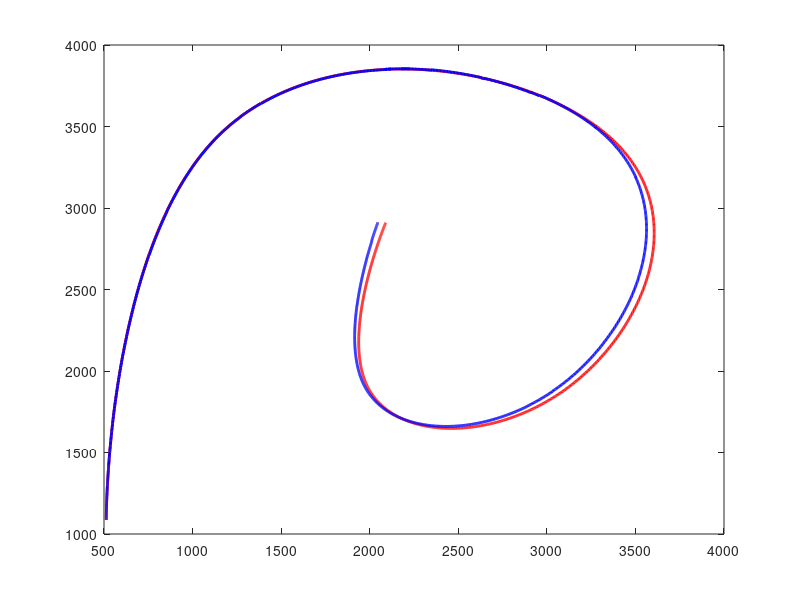

Here is the MATLAB script that generated this plot: (Note: this script raises an error after producing the figure.)
% A script to display the results of the last execution of MagnetLoc.
% MagnetLoc stores its results in 'log.txt' and the meaningful input data
% in inputLog.mat (among which robot parameters and noise variances).
% Graphs displayed:
% Figure 1: 
%   - The path calculated by odometry only (red).
%   - The path estimated by the Kalman filter (blue).
%   - The real path (green).
%   - The locations of the magnets which have been detected (black dots).
%   - The estimated locations of the detected line in absolute frame
%       using the measurement (that's variable oMeasMagnet in the program).
% Figure 2: 
%   - Speed and rotation speed, as estimated using the encoders.
% Figure 3: 
%   - Estimated error standard deviations (extracted directly from
%       the diagonal of P, hence in absolute frame.
% Figure 4: 
%   - Estimated error standard deviations in robot frame.
% Figure 5: 
%   - Mahalanobis distances calculated with the line closest to 
%       the measurement point (candidate line) in blue.
%   - Mahalanobis distances calculated with the four nearest neighbor 
%       lines of candidate line (2 with the same orientatin and 2 with a different orientation )in red.
%   - Mahalanobis distance threshold used in the program (black line).
% Figure 6: 
%   - Estimated x, y, theta as functions of time.
% Figure 7:
%   - Number of sensor on a line at each time instant.
% Figure 8:
%   - Raw sensor measurements as a function of the curvilinear abscissa
%       (distance traveled by point M). The vertical axis represents the
%       state of each sensor. A vertical line indicates a closed 
%       sensor (a sensor which detects a line).
%   - You may comment out this graph when you don't need it anymore 
%       (when you're done estimating the measurement noise).


% Load the inputs to the problem (robot charateristics + tuning +
% speed and rotation speed + measurements. They have been saved by
% MagnetLoc in inputLog.mat.

if ~exist('inputLog.mat','file')
    disp('File inputLog.mat not found. Did you run MagnetLoc first?');
    return
end
if ~exist('log.txt','file')
    disp('File log.txt not found. Did you run MagnetLoc first?');
    return
end

load inputLog ...
     nbSensors samplingPeriod xSpacing ySpacing  ...
     sensorState Qgamma mahaThreshold

 
% Load the results calculated by MagnetLoc, logged in log.txt.
fid = fopen('log.txt','r');
firstline = fgetl(fid) ;
numvars = numel(strread(firstline,'%s')); % #ok<DSTRRD>
fgetl(fid); %<-- Skip the second line
data = textscan(fid,repmat('%f',1,numvars)); % #ok<NASGU>
% The "unused variable" warning has been suppressed: variable "data" is
% used in the "eval" instruction, but code analyzer does not see it.

% Next instruction sets all variables whose name are on the first line
% of the file, here calcPhase, t, x, y, theta, P11...P33, U1, U2, Y1, Y2.
eval(['[' strrep(firstline,' ',',') '] = deal(data{:});']) ;
fclose(fid);

% Prepare vectors and matrices
nbRes = length(t) ;
nbPeriods = sum(calcPhase==1) ;
U    = zeros(2,nbPeriods) ;
Xodo = zeros(3,nbPeriods+1) ;

% Reconstruct the inputs. Suppress lines that are non prediction, since 
% their values have been set to zero conventionally in the logs.
% Keeping those would be impractical when displaying velocities.
U(1,:) = U1(find(calcPhase==1)) ;
U(2,:) = U2(find(calcPhase==1)) ;
tOdo = t(find(calcPhase==1));

% Calculate the measured positions of the magnets in the absolute frame
% and the magnets closest to these measured positions for display. 
% Do this only when calcPhase = 2 (measurement).
nbMeasurementPhases = sum(calcPhase==2) ;
estLinePos   = zeros(2,nbMeasurementPhases) ;
exactLinePos = zeros(2,nbMeasurementPhases) ;
j = 0 ;
for i = 1 : nbRes 
    if calcPhase(i) == 2
        j = j+1 ;
        oTm = [ cos(theta(i)) , -sin(theta(i)) , x(i) ;
                sin(theta(i)) ,  cos(theta(i)) , y(i) ;
                      0       ,        0       ,  1   ] ;
        oEstimatedMagnet = oTm * [ y1(i) ; y2(i) ; 1 ] ;
        
        oEstimatedSensorNormalized=oEstimatedMagnet./[xSpacing;ySpacing;1];
        oEstimatedSensorNormalized=mod(oEstimatedSensorNormalized,[1,1,1]);
        if oEstimatedSensorNormalized(1)>0.5
            oEstimatedSensorNormalized(1)=1-oEstimatedSensorNormalized(1);
        end
        if oEstimatedSensorNormalized(2) >0.5
            oEstimatedSensorNormalized(2)=1-oEstimatedSensorNormalized(2);
        end
            
         if oEstimatedSensorNormalized(1)<oEstimatedSensorNormalized(2) %une verticale est plus proche qu'une horizontale 
            oExactMagnetPos  = round( oEstimatedMagnet ./ [xSpacing ; 1 ; 1] ) .* [xSpacing ; 1 ; 1] ;
         else 
            oExactMagnetPos  = round( oEstimatedMagnet ./ [1 ; ySpacing ; 1] ) .* [1 ; ySpacing ; 1] ;
         end
          
        estLinePos(:,j)   = oEstimatedMagnet(1:2) ;
        exactLinePos(:,j) = oExactMagnetPos(1:2)  ;
    end
end

% Compute odometry only estimated path
Xodo(:,1) = [x(1) ; y(1) ; theta(1)] ;
for i = 1 : nbPeriods
    Xodo(:,i+1) = Xodo(:,i) + ...
        [ U(1,i)*cos(Xodo(3,i)) ;
          U(1,i)*sin(Xodo(3,i)) ;
          U(2,i) ] ;
end
travDistance = zeros(1,nbPeriods) ;
for i = 2 : nbPeriods
    travDistance(i) = travDistance(i-1) + U(1,i) ;
end

% Plot robot path, Kalman filter estimation and odometry only estimation

figure; 
plot( Xodo(1,:), Xodo(2,:) , 'r' , 'LineWidth', 2 ) ;
hold on ;
plot( x,y , 'b' , 'LineWidth', 2 ) ;
hold on ;
plot( xreal,yreal , 'k' , 'LineWidth', 1 ) ;
zoom on ; grid on; axis('equal');
title('Real path (black), estimated path EKF (blue) and odometry (red)');
xlabel('x (mm)');
ylabel('y (mm)');

% On top of the path, indicate estimated and real magnet positions.

hold on;
plot( estLinePos(1,:), estLinePos(2,:) , 'gx' ) ;
hold on;
plot( exactLinePos(1,:), exactLinePos(2,:) , 'kx' ) ;
hold on
for i = 1 : length(exactLinePos(1,:))
    if mod(exactLinePos(1,i),xSpacing)==0
        plot( ones(1,5000)*exactLinePos(1,i),linspace(0,5000,5000) , 'k--' , 'LineWidth', 0.3 );
    else
        plot(linspace(0,5000,5000),ones(1,5000)*exactLinePos(2,i) , 'k--' , 'LineWidth', 0.3 );
    end
end

% Plot odometry-estimated speed and rotation speed

figure; 
subplot(2,1,1);
plot( tOdo,U(1,:)/samplingPeriod , 'LineWidth',2 );
xlabel('t (s)');
ylabel('v (mm/s)');
title('Odometry-estimated speed');
zoom on ; grid on;
subplot(2,1,2);
plot( tOdo,U(2,:)*180/pi/samplingPeriod , 'LineWidth',2 );
xlabel('t (s)')
ylabel('w (deg/s)' , 'LineWidth',2 );
title('Odometry-estimated rotation speed');
zoom on ; grid on;


% Plot estimated variances in absolute reference frame

sigx     = sqrt(P11) ;
sigy     = sqrt(P22) ;
sigtheta = sqrt(P33) ;
tRes = t( find(calcPhase==3) ) ;
figure;
subplot(3,1,1);
maximum = max(sigx) ;
for k=1:numel(tRes) 
    line([tRes(k) tRes(k)],[0 maximum],'Color','g','LineStyle',':' ,...
       'LineWidth',2 );      
end
hold on ;
plot( t,sigx , 'LineWidth',2 );
xlabel('t (s)') ;
ylabel('sigma_x (mm)') ;
title('Estimated standard deviations in absolute ref. frame');
title('Est. std dev. in abs. ref. frame');
zoom on ; grid on;
set(gca,'FontSize',14)
subplot(3,1,2);
maximum = max(sigy) ;
for k=1:numel(tRes) 
   line([tRes(k) tRes(k)],[0 maximum],'Color','g','LineStyle',':' , ...
       'LineWidth',2 );      
end
hold on ;
plot( t,sigy , 'LineWidth',2 );
xlabel('t (s)') ;
ylabel('sigma_y (mm)');
zoom on ; grid on;
subplot(3,1,3);
maximum = max(sigtheta*180/pi) ;
for k=1:numel(tRes) 
   line([tRes(k) tRes(k)],[0 maximum],'Color','g','LineStyle',':' ,...
       'LineWidth',2 );      
end
hold on ;
plot( t,sigtheta*180/pi , 'LineWidth',2 );
xlabel('t (s)') ;
ylabel('sigma_{theta} (deg.)');
zoom on ; grid on;

% Calculate covariance matrix in frame Rm
msigx     = zeros(1,length(t)) ;
msigy     = zeros(1,length(t)) ;
msigtheta = zeros(1,length(t)) ;
for i = 1 : length(t)
    m_Omega_o = [  cos(theta(i))  , -sin(theta(i))  ,  0  ; %changement de signe des sin 
                   sin(theta(i))  ,  cos(theta(i))  ,  0  ;
                        0         ,       0         ,  1  ] ;
    oP = [ P11(i)  ,  P12(i)  ,  P13(i)  ;
           P12(i)  ,  P22(i)  ,  P23(i)  ;
           P13(i)  ,  P23(i)  ,  P33(i)  ] ;
    mP = m_Omega_o * oP * m_Omega_o.' ;
    msigx(i)     = sqrt( mP(1,1) )   ;
    msigy(i)     = sqrt( mP(2,2) )   ;
    msigtheta(i) = sqrt( mP(3,3) )   ;
end

% Plot variances in robot frame.

figure;
subplot(3,1,1);
maximum = max(msigx) ;
for k=1:numel(tRes) 
   line([tRes(k) tRes(k)],[0 maximum],'Color','g','LineStyle',':' ,...
       'LineWidth',2 );      
end
hold on ;
plot( t,msigx , 'LineWidth',2 );
xlabel('t (s)') ;
ylabel('sigma_x (mm)');
title('Estimated standard deviations in robot frame');
zoom on ; grid on;
subplot(3,1,2);
maximum = max(msigy) ;
for k=1:numel(tRes) 
   line([tRes(k) tRes(k)],[0 maximum],'Color','g','LineStyle',':' , ...
       'LineWidth',2 );      
end
hold on ;
plot( t,msigy , 'LineWidth',2 );
xlabel('t (s)') ;
ylabel('sigma_y (mm)');
zoom on ; grid on;
subplot(3,1,3);
maximum = max(msigtheta*180/pi) ;
for k=1:numel(tRes) 
   line([tRes(k) tRes(k)],[0 maximum],'Color','g','LineStyle',':' ,...
       'LineWidth',2 );      
end
hold on ;
plot( t,msigtheta*180/pi , 'LineWidth',2 );
xlabel('t (s)') ;
ylabel('sigma_{theta} (deg.)');
zoom on ; grid on;

% Calculate Mahalanobis distances, including for lines that are the 
% closest neighbors of the line closest to measurement point.   

tLineDetection = zeros(1,sum(calcPhase==2)) ;
dMahaAll = zeros(5,sum(calcPhase==2)) ;
j = 0 ;
for i = 1 : length(t) 
    
    if calcPhase(i) ~= 2 
        continue ;  % Not a measurement phase
    end
     
    j = j+1 ;
    tLineDetection(j) = t(i) ;
    
    % Calculate homogeneous transform of the robot with respect to the world frame
    oTm = [ cos(theta(i)) , -sin(theta(i)) , x(i)  ;
            sin(theta(i)) ,  cos(theta(i)) , y(i)  ;
                  0       ,        0       ,  1    ] ;
    
    % Measurement vector in homogeneous coordinates for calculations.  The
    % measurement vector hould be a scalar
    mMeasSensor = [ y1(i) ; y2(i) ; 1 ] ;
    
    % Corresponding position in absolute frame
    oMeasSensor = oTm * mMeasSensor ;
    
    % Which actual line is closest to the estimated position?
    oMeasSensorNormalized=oMeasSensor./[xSpacing;ySpacing;1];
    oMeasSensorNormalized=mod(oMeasSensorNormalized,[1,1,1]);
    if oMeasSensorNormalized(1)>0.5
        oMeasSensorNormalized(1)=1-oMeasSensorNormalized(1);
    end
    if oMeasSensorNormalized(2) >0.5
        oMeasSensorNormalized(2)=1-oMeasSensorNormalized(2);
    end

     if oMeasSensorNormalized(1)<oMeasSensorNormalized(2) %une verticale est plus proche qu'une horizontale 
        oRealSensor  = round( oMeasSensor ./ [xSpacing ; 1 ; 1] ) .* [xSpacing ; 1 ; 1] ;
            
        % The position of the real magnet in robot frame
        mRealMagnet = oTm \ oRealSensor ; % That's inv(oTm)*oRealMagnet
        
        %Measuerment vector
        Y=mMeasSensor(1:2); %we need both coordinates because even if candidate line is vertical, neighbor line could be vertical or horizontal
        % The expected measurement are the two coordinates of the real
        % magnet in the robot frame.
        Yhat = mRealSensor(1) ;
        C = [ 1 0 -mMeasSensor(1)*sin(theta(i))-mMeasSensor(2)*cos(theta(i))];

        innov = Y(1) - Yhat ;
        P = [ P11(i)  ,  P12(i)  ,  P13(i)  ;
              P12(i)  ,  P22(i)  ,  P23(i)  ;
              P13(i)  ,  P23(i)  ,  P33(i)  ] ;
        dMaha = abs(innov) * sqrt( 1 / ( C*P*C.' + QgammaX) ); 

        dMahaAll(1,j)       = dMaha            ;
        estLinePos(:,j)   = oMeasSensor(1:2) ;
        exactLinePos(:,j) = oRealSensor(1:2) ;

        % Offset vectors to generate the neighbors, in homogeneous coordinates.

        deltas = [ xSpacing  -xSpacing      0           0       ;
                      0          0       ceil(y(i)/ySpacing)*ySpacing-y(i)   -floor(y(i)/ySpacing)*ySpacing+y(i)   ;
                      0          0          0           0       ] ;

        for neighborIndex = 1 : 4
            oPneighbor = oRealSensor + deltas(:,neighborIndex) ;

            % The position of the line in robot frame is the expected measurement
            if neighborIndex<=2 % vertical neighbors
                YhatNeighbor = oTm \ oPneighbor ; % That's inv(oTm)*oPneighbor
                CNeighbor = [ 1 0 -mMeasSensor(1)*sin(theta(i))-mMeasSensor(2)*cos(theta(i))];
                innovNeighbor = Y(1) - YhatNeighbor(1) ;    % Not in homogeneous coordinates.
                dMahaNeighbor = abs(innovNeighbor) * sqrt( 1 / ( CNeighbor*P*CNeighbor.' + QgammaX) ) ;
                dMahaAll(neighborIndex+1,j) = dMahaNeighbor ;
                
            else %horizontal neighbors
                YhatNeighbor = oTm \ oPneighbor ; % That's inv(oTm)*oPneighbor
                CNeighbor = [ 0 1 mMeasSensor(1)*cos(theta(i))-mMeasSensor(2)*sin(theta(i))];
                innovNeighbor = Y(2) - YhatNeighbor(2) ;    % Not in homogeneous coordinates.
                dMahaNeighbor = abs(innovNeighbor) * sqrt( 1 / ( CNeighbor*P*CNeighbor.' + QgammaY) ) ;
                dMahaAll(neighborIndex+1,j) = dMahaNeighbor ;
            end
        end
        
     else %closest is horizontal
        oRealSensor  = round( oMeasSensor ./ [ySpacing ; 1 ; 1] ) .* [ySpacing ; 1 ; 1] ;
            
        % The position of the real magnet in robot frame
        mRealMagnet = oTm \ oRealSensor ; % That's inv(oTm)*oRealMagnet
        
        %Measuerment vector
        Y=mMeasSensor(1:2); %we need both coordinates because even if candidate line is vertical, neighbor line could be vertical or horizontal
        % The expected measurement are the two coordinates of the real
        % magnet in the robot frame.
        Yhat = mRealSensor(2) ;
        C = [ 0 1 mMeasSensor(1)*cos(theta(i))-mMeasSensor(2)*sin(theta(i))];

        innov = Y(2) - Yhat ;
        P = [ P11(i)  ,  P12(i)  ,  P13(i)  ;
              P12(i)  ,  P22(i)  ,  P23(i)  ;
              P13(i)  ,  P23(i)  ,  P33(i)  ] ;
        dMaha = abs(innov) * sqrt( 1 / ( C*P*C.' + QgammaY) ) ;

        dMahaAll(1,j)       = dMaha            ;
        estLinePos(:,j)   = oMeasSensor(1:2) ;
        exactLinePos(:,j) = oRealSensor(1:2) ;

        % Offset vectors to generate the neighbors, in homogeneous coordinates.

        deltas = [ ceil(x(i)/xSpacing)*xSpacing-x(i)  -floor(x(i)/xSpacing)*xSpacing+x(i)      0           0       ;
                      0          0       ySpacing   -ySpacing   ;
                      0          0          0           0       ] ;

        for neighborIndex = 1 : 4
            oPneighbor = oRealSensor + deltas(:,neighborIndex) ;

            % The position of the line in robot frame is the expected measurement
            if neighborIndex<=2 % vertical neighbors
                YhatNeighbor = oTm \ oPneighbor ; % That's inv(oTm)*oPneighbor
                CNeighbor = [ 1 0 -mMeasSensor(1)*sin(theta(i))-mMeasSensor(2)*cos(theta(i))];
                innovNeighbor = Y(1) - YhatNeighbor(1) ;    % Not in homogeneous coordinates.
                dMahaNeighbor = abs(innovNeighbor) * sqrt( 1 / ( CNeighbor*P*CNeighbor.' + QgammaX) ) ;
                dMahaAll(neighborIndex+1,j) = dMahaNeighbor ;
                
            else %horizontal neighbors
                YhatNeighbor = oTm \ oPneighbor ; % That's inv(oTm)*oPneighbor
                CNeighbor = [ 0 1 mMeasSensor(1)*cos(theta(i))-mMeasSensor(2)*sin(theta(i))];
                innovNeighbor = Y(2) - YhatNeighbor(2) ;    % Not in homogeneous coordinates.
                dMahaNeighbor = abs(innovNeighbor) * sqrt( 1 / ( CNeighbor*P*CNeighbor.' + QgammaY) ) ;
                dMahaAll(neighborIndex+1,j) = dMahaNeighbor ;
            end     
        end
     end
    
end

% Plot Mahalanobis distances. Blue dots are for closest magnet,
% red dots are for neighbor magnets.

figure; 
plot( tLineDetection , dMahaAll(1,:) , 'bo' , 'LineWidth',2 ) ;
for k = 2:5
    hold on; 
    plot( tLineDetection , dMahaAll(k,:) , 'ro' , 'LineWidth',2 ) ;
end
hold on;
plot( tLineDetection , mahaThreshold*ones(1,size(dMahaAll,2)) , 'k' ,...
    'LineWidth',2 ) ; 
xlabel('t (s)');
ylabel('Mahalanobis distance (no dimension).');
title({'Mahalanobis distances:','closest magnet (blue) and neighbors (red)'});
zoom on; grid on; 

% Plot x, y and theta as functions of time

figure; 

subplot(3,1,1);
plot( t,x , 'LineWidth',2 );
xlabel('t (s)')
ylabel('x (mm)');
title('Position and heading as functions of time.');
zoom on ; grid on;

subplot(3,1,2);
plot( t,y , 'LineWidth',2 );
xlabel('t (s)')
ylabel('y (mm)');
zoom on ; grid on;

subplot(3,1,3);
plot( t,theta*180/pi , 'LineWidth',2 );
xlabel('t (s)')
ylabel('theta (deg.)');
zoom on ; grid on;

% Determine the number of measurements (i.e. the number of sensor on a line)
% at each step.

for time=1:length(treal)
    Mesures=0;
    for sensor = 1:nbSensors
        Mesures=Mesures+sensorState(time,sensor);
    end
    nbMeas(time)=Mesures;
end

% Plot number of measurements at each time step.

figure; 
plot(treal,nbMeas,'o' , 'LineWidth', 2 ) ;
xlabel('time (s)');
%yticks([0 1 2]);
title('Number of lines detected at each step.');
zoom on; grid on;


% Plot raw sensor measurements
rawMeas = zeros( nbSensors , nbPeriods ) ;
for k = 1 : nbPeriods
    rawMeas( : , k ) = sensorState(k,:) ;
end
figure; 
for n = 1 : nbSensors
    for k = 1 : nbPeriods
        if rawMeas(n,k) == 1
            hold on ;
            line([travDistance(k) travDistance(k)],[n-0.5 n+0.5],'Color','b','LineStyle','-' , 'LineWidth', 2 );
        end
    end
end
set(gca,'YLim',[0 nbSensors+1]) ;
xlabel('Travelled distance of point M (mm)');
ylabel('Sensor number') ;
title('State of sensors (blue = line dectected)') ;
zoom on; grid on;


% Plot errors in absolute frame.

figure;
subplot(3,1,1);
xref=zeros(size(t));
yref=zeros(size(t));
thetaref=zeros(size(t));
c=0;
for i=1:length(t)
    if calcPhase(i)==0 | calcPhase(i)==1
        xref(i)=xreal(i-c);
        yref(i)=yreal(i-c);
        thetaref(i)=thetareal(i-c);
    else
        xref(i)=xref(i-1);
        yref(i)=yref(i-1);
        thetaref(i)=thetaref(i-1);
        c=c+1;
    end
end
plot( t,3*sigx,'k', 'LineWidth',1 );
hold on;
plot( t,-3*sigx,'k', 'LineWidth',1 );
hold on;
plot( t,x-xref ,'b', 'LineWidth',2 );
hold on;
xlabel('t (s)') ;
ylabel('sigma_x (mm)');
title('Error in absolute frame');
zoom on ; grid on;

subplot(3,1,2);
plot( t,3*sigy,'k', 'LineWidth',1 );
hold on;
plot( t,-3*sigy,'k', 'LineWidth',1 );
hold on;
plot( t,y-yref ,'b', 'LineWidth',2 );
hold on;
xlabel('t (s)') ;
ylabel('sigma_y (mm)');
zoom on ; grid on;

subplot(3,1,3);
plot( t,3*sigtheta*180/pi ,'k', 'LineWidth',1 );
hold on ;
plot( t,-3*sigtheta*180/pi ,'k', 'LineWidth',1 );
hold on ;
plot( t,theta-thetaref ,'b', 'LineWidth',2 );
hold on;
xlabel('t (s)') ;
ylabel('sigma_{theta} (deg.)');
zoom on ; grid on;


% Calculate and display odometry error.

fprintf('\nTotal travelled distance: %d mm\n',round(sum(abs(U1))));
fprintf('Final odometry error: %3.1f %%\n\n', ...
    (norm([xreal(size(xreal,1));yreal(size(yreal,1))]-Xodo(1:2,size(Xodo,2))) / sum(abs(U1)) )*100 );

% Calculate and display KF error.

fprintf('\nTotal travelled distance: %d mm\n',round(sum(abs(U1))));
fprintf('Final KF error: %3.1f %%\n\n', ...
    (norm([xreal(size(xreal,1));yreal(size(yreal,1))]-X(1:2,size(X,2))) / sum(abs(U1)) )*100 );

% Calculate percentage of rejected closest lines:

fprintf('Lines rejected: %3.1f %%\n', ...
    100*numel(find(dMahaAll(1,:) > mahaThreshold ))/numel(dMahaAll(1,:)));

fprintf('Neighbor lines under threshold: %3.1f %%\n\n', ...
    100*numel(find(dMahaAll(2:5,:) <= mahaThreshold ))/numel(dMahaAll(2:5,:))) ;


%Fait par Audrey le 10/01
%Plot the position errors in the ground frame, to compare to 3*sigma
% 
% error = [];
% for i = 1 : min(lenght(x), lenght(xreal))
%     error(i) = 
% error = x - xreal
